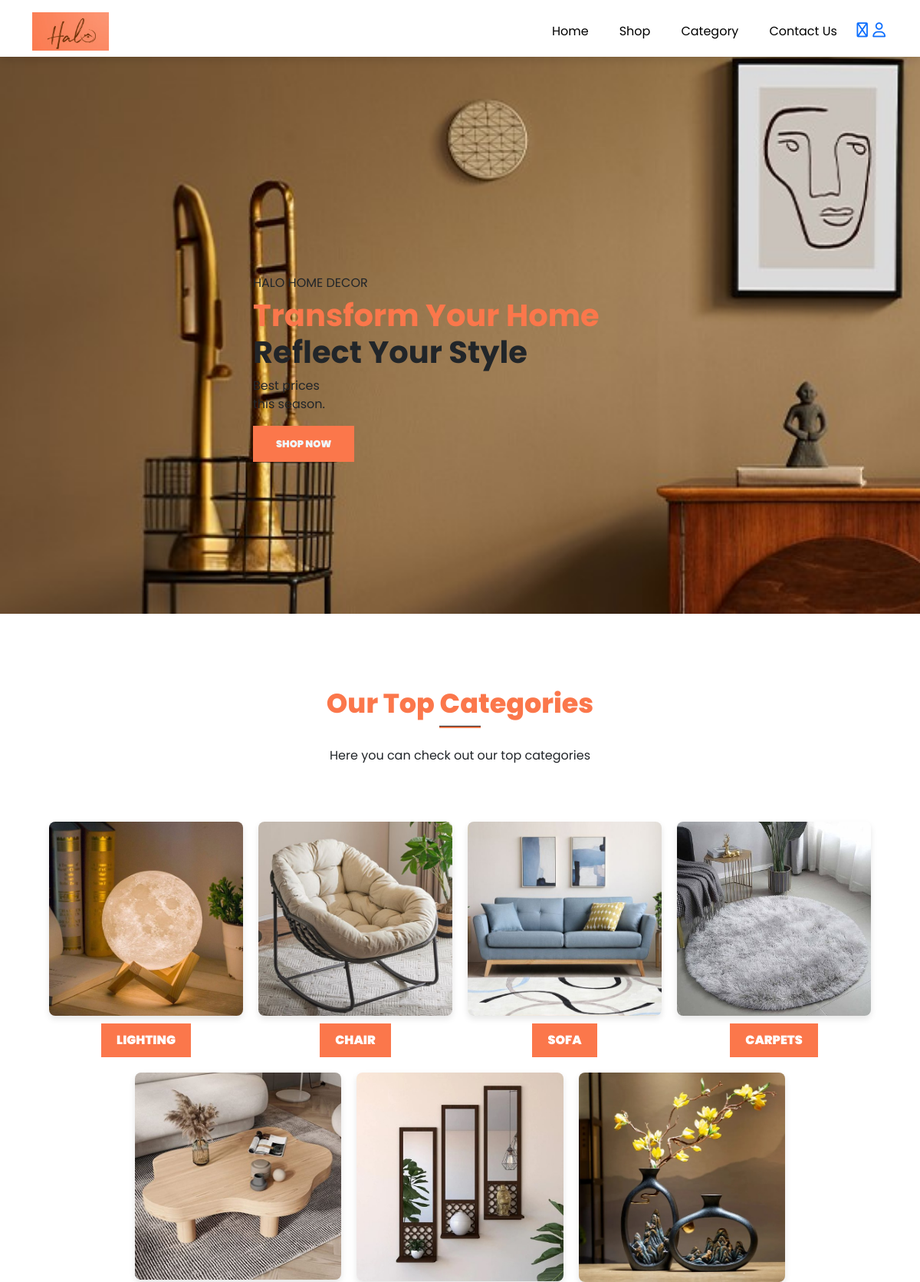
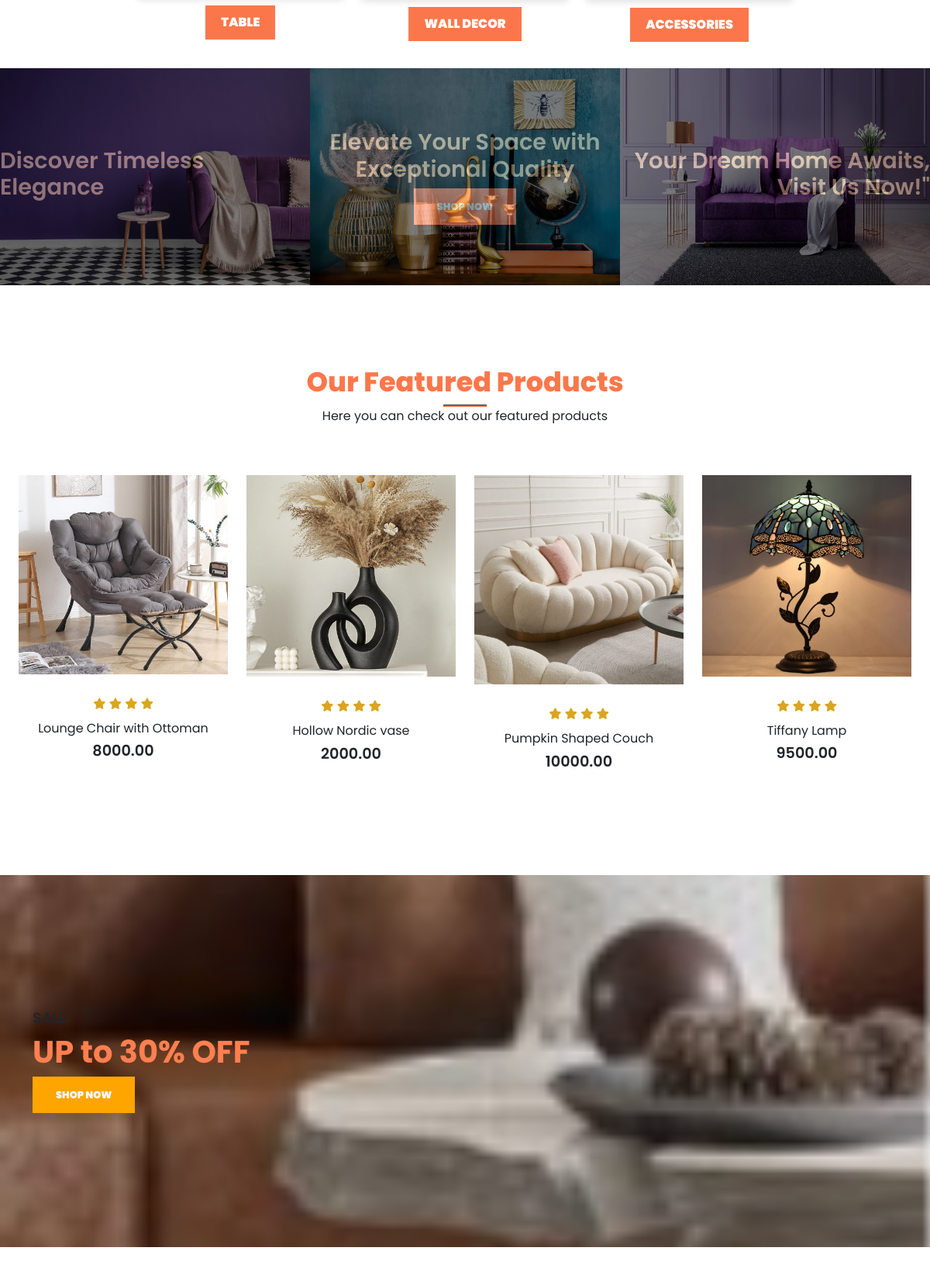
The page / (upper part) on the database its author committed (2 pictures, top to bottom).
### tables this page shows
CREATE TABLE `products` (
  `product_id` int(11) NOT NULL,
  `product_name` varchar(100) NOT NULL,
  `product_category` varchar(108) NOT NULL,
  `product_description` varchar(255) NOT NULL,
  `product_image` varchar(255) NOT NULL,
  `product_image2` varchar(255) DEFAULT NULL,
  `product_image3` varchar(255) DEFAULT NULL,
  `product_image4` varchar(255) DEFAULT NULL,
  `product_price` decimal(10,2) NOT NULL,
  `product_special_offer` int(2) DEFAULT NULL,
  `product_color` varchar(108) DEFAULT NULL
);

### server/get_featured_products.php (called while the page is built)
<?php
include('connection.php');
$stmt = $conn->prepare("SELECT * FROM products LIMIT 4");
$stmt->execute();
$featured_products = $stmt->get_result();
?>

### index.php (the view, shortened to what this page needs)
<?php
include('layouts/header.php');
?>
    <section id="home">
        <div class="container">
          <br>
            <h5>HALO HOME DECOR</h5>
            <h1><span>Transform Your Home</span> Reflect Your Style</h1>
            <p>Best prices<br>this season.</p>
            <button>Shop Now</button>
        </div>
    </section>
    <section id ="category" class="container">
        <div class="container text-center mt-5 py-5">
          <h3 style="font-size: 35px; color: #fb774b;">Our Top Categories</h3>
          <hr><br>
          <p>
            Here you can check out our top categories
          </p>
        </div>
        <div class="container" style="display: flex; justify-content: space-between; width: 100%; flex-wrap: nowrap;">
        <div class="photo" style="flex: 1; margin: 10px; text-align: center;">
            <img src="assets/imgs/lamp1.jpg" alt="Photo 1" style="width: 100%; height: auto; border-radius: 8px; box-shadow: 0 4px 8px rgba(0, 0, 0, 0.1);">
            <button onclick="openshop()"; style="padding: 10px 20px; font-size: 16px; color: #fff; background-color: #fb774b; border: none; transition: background-color 0.3s ease; margin-top: 10px;">Lighting</button>
        </div>
        <div class="photo" style="flex: 1; margin: 10px; text-align: center;">
            <img src="assets/imgs/chair1.jpg" alt="Photo 2" style="width: 100%; height: auto; border-radius: 8px; box-shadow: 0 4px 8px rgba(0, 0, 0, 0.1);">
            <button onclick="openshop()"; style="padding: 10px 20px; font-size: 16px; color: #fff; background-color: #fb774b; border: none;  cursor: pointer; transition: background-color 0.3s ease; margin-top: 10px;">Chair</button>
        </div>
        <div class="photo" style="flex: 1; margin: 10px; text-align: center;">
            <img src="assets/imgs/sofa1.jpg" alt="Photo 3" style="width: 100%; height: auto; border-radius: 8px; box-shadow: 0 4px 8px rgba(0, 0, 0, 0.1);">
            <button onclick="openshop()"; style="padding: 10px 20px; font-size: 16px; color: #fff; background-color:#fb774b;  border: none;  cursor: pointer; transition: background-color 0.3s ease; margin-top: 10px;">Sofa</button>
        </div>
        <div class="photo" style="flex: 1; margin: 10px; text-align: center;">
            <img src="assets/imgs/carpet2.jpg" alt="Photo 4" style="width: 100%; height: auto; border-radius: 8px; box-shadow: 0 4px 8px rgba(0, 0, 0, 0.1);">
            <button onclick="openshop()"; style="padding: 10px 20px; font-size: 16px; color: #fff; background-color: #fb774b; border: none; cursor: pointer; transition: background-color 0.3s ease; margin-top: 10px;">Carpets</button>
        </div>
    </div>
        <div class="container" style="display: flex; justify-content: space-between; width: 80%; flex-wrap: nowrap;">
        <div class="photo" style="flex: 1; margin: 10px; text-align: center;">
            <img src="assets/imgs/table2.jpg" alt="Photo 1" style="width: 100%; height: auto; border-radius: 8px; box-shadow: 0 4px 8px rgba(0, 0, 0, 0.1);">
            <button onclick="openshop()"; style="padding: 10px 20px; font-size: 16px; color: #fff; background-color: #fb774b; border: none; cursor: pointer; transition: background-color 0.3s ease; margin-top: 10px;">Table</button>
        </div>
        <div class="photo" style="flex: 1; margin: 10px; text-align: center;">
            <img src="assets/imgs/wall1.jpg" alt="Photo 2" style="width: 100%; height: auto; border-radius: 8px; box-shadow: 0 4px 8px rgba(0, 0, 0, 0.1);">
            <button onclick="openshop()"; style="padding: 10px 20px; font-size: 16px; color: #fff; background-color: #fb774b; border: none; cursor: pointer; transition: background-color 0.3s ease; margin-top: 10px;">Wall Decor</button>
        </div>
        <div class="photo" style="flex: 1; margin: 10px; text-align: center;">
            <img src="assets/imgs/ass1.jpg" alt="Photo 2" style="width: 100%; height: auto; border-radius: 8px; box-shadow: 0 4px 8px rgba(0, 0, 0, 0.1);">
            <button onclick="openshop()"; style="padding: 10px 20px; font-size: 16px; color: #fff; background-color: #fb774b; border: none;  cursor: pointer; transition: background-color 0.3s ease; margin-top: 10px;">Accessories</button>
        </div>
</div>
    </section>
<br>
      <section id="new" class="w-100">
        <div class="row p-0 m-0">
          <div class="one col-lg-4 col-md-12 col-sm-12 p-0">
            <img class="img-fluid" src="assets/imgs/1.jpg" alt="">
            <div class="details">
              <h2>Discover Timeless Elegance</h2>
            </div>
          </div>
          <div class="one col-lg-4 col-md-12 col-sm-12 p-0">
            <img class="img-fluid" src="assets/imgs/2.jpg" alt="">
            <div class="details">
              <h2>Elevate Your Space with Exceptional Quality</h2>
              <button class="text-uppercase">Shop Now</button>
            </div>
          </div>
          <div class="one col-lg-4 col-md-12 col-sm-12 p-0">
            <img class="img-fluid" src="assets/imgs/3.jpg" alt="">
            <div class="details">
              <h2>Your Dream Home Awaits, Visit Us Now!"</h2>
            </div>
          </div>
        </div>
      </section>
      <section id="featured" class="my-1 pt-1">
        <div class="container text-center mt-5 py-5">
          <h3 style="font-size: 35px; color: #fb774b;">Our Featured Products</h3>
          <hr>
          <p>
            Here you can check out our featured products
          </p>
        </div>
        <div class="row mx-auto container-fluid">
        <?php include('server/get_featured_products.php');  ?>
        <?php
          while($row=$featured_products->fetch_assoc()){
        ?>
          <div class="product text-center col-lg-3 col-md-4 col-sm-6">
            <img class="img-fluid mb-3" src="assets/imgs/<?php echo $row['product_image'];?>" alt="carpet1">
            <div class="star">
              <i class="fa-solid fa-star"></i>
              <i class="fa-solid fa-star"></i>
              <i class="fa-solid fa-star"></i>
              <i class="fa-solid fa-star"></i>
            </div>
            <h5 class="p-name"><?php echo $row['product_name'];     ?></h5>
            <h4 class="p-price"><?php echo $row['product_price'];     ?></h4>
            <a href="<?php echo "product.php?product_id=". $row['product_id']; ?>"><button class="buy-btn">Buy Now</button></a>
          </div>
          <?php  }  ?>
        </div>
        </section>
      <section id="banner" class="my-5 py-5">
        <div class="container">
          <h4>SALE</h4>
          <h1>UP to 30% OFF</h1>
          <button class="text-uppercase">Shop Now</button>
        </div>
      </section>
<?php
  include('layouts/footer.php');
?>

### assets/css/style.css (style rules this page uses)
* { margin: 0; padding: 0; box-sizing: border-box; }
body { font-family:'Poppins', sans-serif ; }
h1 { font-size: 2.5rem; font-weight: 700; }
h2 { font-size: 1.8rem; font-weight: 600; }
h3 { font-size: 1.5rem; font-weight: 800; }
h4 { font-size: 1.2rem; font-weight: 600; }
h5 { font-size: 1rem; font-weight: 400; }
button { font-size: .8rem; font-weight: 900; outline: none; border: none; background-color: #fb774b; color: aliceblue; padding: 14px 30px; text-transform: uppercase; cursor: pointer; transition: 0.5s ease; }
#home { background-image: url('../imgs/4.jpg'); width: 100%; height: 100vh; background-size: cover; background-position-x: 0px; background-position-y: 0px; display: flex; flex-direction: column; justify-content: center; align-items: flex-start; }
#home span { color: #fb774b; }
#home .container { padding: 25%; margin-top: 137px; }
#new .one img { width: 100%; height: 100%; background-position: center; background-repeat: none; background-size: cover; }
#new .one { position: relative; }
#new .one .details { position: absolute; top: 0; left: 0; color: burlywood; font-weight: bold; transition: .4s ease; opacity: .5; background-color: rgb(1,1,1); width: 100%; height: 100%; }
#new .one:nth-child(1) .details { display: flex; justify-content: center; flex-direction: column; align-items: flex-start; text-align: start; }
#new .one:nth-child(2) .details { display: flex; justify-content: center; flex-direction: column; align-items: center; text-align: center; }
#new .one:nth-child(3) .details { display: flex; justify-content: center; flex-direction: column; align-items: flex-end; text-align: end; }
.product { cursor: pointer; margin-bottom: 2rem; }
.product img { transition: 0.3s all }
hr { width: 5%; height: 3px !important; opacity: 1 !important; background-color: #fb774b; margin: 0 auto; }
.star { padding: 10px 0; }
.star i { font-size: .9rem; color: goldenrod; }
#banner { background-image: url('../imgs/6.jpg'); width: 100%; height: 60vh; background-size: cover; background-position-x: center; background-position-y: 80px; background-repeat: no-repeat; background-attachment: fixed; display: flex; flex-direction: column; justify-content: center; align-items: flex-start; }
#banner h1 { color: coral; }
#banner button { background-color: orange; }

### rows shown on the page
products: product_image (picture), product_name "Lounge Chair with Ottoman", product_price "8000.00"
products: product_image (picture), product_name "Hollow Nordic vase", product_price "2000.00"
products: product_image (picture), product_name "Pumpkin Shaped Couch", product_price "10000.00"
products: product_image (picture), product_name "Tiffany Lamp", product_price "9500.00"
